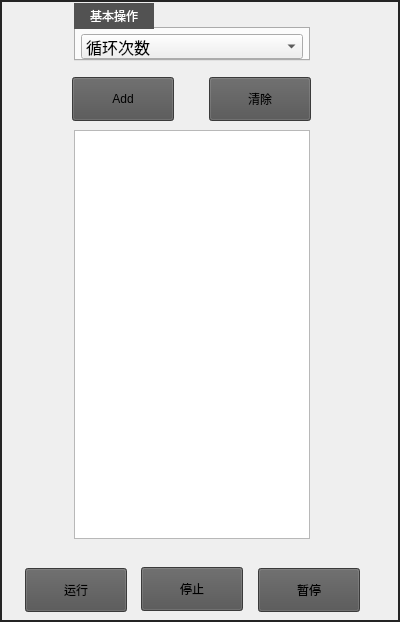
     <widget class="QGroupBox" name="groupBox_7">
      <property name="geometry">
       <rect>
        <x>1</x>
        <y>3</y>
        <width>400</width>
        <height>622</height>
       </rect>
      </property>
      <property name="styleSheet">
       <string notr="true">QGroupBox {
  border: 1.5px solid rgb(36, 36, 36);
}

</string>
      </property>
      <property name="title">
       <string/>
      </property>
      <widget class="QTabWidget" name="tabWidget_2">
       <property name="geometry">
        <rect>
         <x>74</x>
         <y>3</y>
         <width>236</width>
         <height>58</height>
        </rect>
       </property>
       <property name="styleSheet">
        <string notr="true">QTabBar::tab {
min-width:80px;
min-height:20px;
}	
QTabBar::tab {
        color:rgb(220, 220, 220);
        background: rgb(100, 100, 100);
}

QTabBar::tab:hover {
        background: rgb(82, 82, 82);
}

QTabBar::tab:selected {
        color: white;
        background: rgb(82, 82, 82);
}</string>
       </property>
       <property name="currentIndex">
        <number>0</number>
       </property>
       <widget class="QWidget" name="tab_3">
        <attribute name="title">
         <string>基本操作</string>
        </attribute>
        <widget class="QComboBox" name="comboBox">
         <property name="geometry">
          <rect>
           <x>5</x>
           <y>5</y>
           <width>222</width>
           <height>25</height>
          </rect>
         </property>
         <property name="font">
          <font>
           <family>隶书</family>
           <pointsize>12</pointsize>
          </font>
         </property>
         <property name="layoutDirection">
          <enum>Qt::LeftToRight</enum>
         </property>
         <property name="iconSize">
          <size>
           <width>20</width>
           <height>20</height>
          </size>
         </property>
         <item>
          <property name="text">
           <string>循环次数</string>
          </property>
         </item>
         <item>
          <property name="text">
           <string>移动</string>
          </property>
         </item>
         <item>
          <property name="text">
           <string>旋转</string>
          </property>
         </item>
         <item>
          <property name="text">
           <string>顶升</string>
          </property>
         </item>
         <item>
          <property name="text">
           <string>下降</string>
          </property>
         </item>
         <item>
          <property name="text">
           <string>充电</string>
          </property>
         </item>
         <item>
          <property name="text">
           <string>退出充电</string>
          </property>
         </item>
         <item>
          <property name="text">
           <string>设置托盘高度</string>
          </property>
         </item>
         <item>
          <property name="text">
           <string>顶升前确认</string>
          </property>
         </item>
         <item>
          <property name="text">
           <string>顶升后确认</string>
          </property>
         </item>
         <item>
          <property name="text">
           <string>托盘碰限位</string>
          </property>
         </item>
         <item>
          <property name="text">
           <string>托盘归零</string>
          </property>
         </item>
         <item>
          <property name="text">
           <string>陀螺仪归零</string>
          </property>
         </item>
         <item>
          <property name="text">
           <string>重启642</string>
          </property>
         </item>
         <item>
          <property name="text">
           <string>一键启动</string>
          </property>
         </item>
         <item>
          <property name="text">
           <string>查询电量</string>
          </property>
         </item>
         <item>
          <property name="text">
           <string>重置</string>
          </property>
         </item>
         <item>
          <property name="text">
           <string>微移动</string>
          </property>
         </item>
         <item>
          <property name="text">
           <string>微转向</string>
          </property>
         </item>
         <item>
          <property name="text">
           <string>DeBug</string>
          </property>
         </item>
         <item>
          <property name="text">
           <string>货架换向</string>
          </property>
         </item>
         <item>
          <property name="text">
           <string>获得下位机里程</string>
          </property>
         </item>
         <item>
          <property name="text">
           <string>获得下位机版本号</string>
          </property>
         </item>
        </widget>
       </widget>
      </widget>
      <widget class="QPushButton" name="pushButton_Suspend">
       <property name="geometry">
        <rect>
         <x>258</x>
         <y>568</y>
         <width>102</width>
         <height>44</height>
        </rect>
       </property>
       <property name="minimumSize">
        <size>
         <width>102</width>
         <height>44</height>
        </size>
       </property>
       <property name="maximumSize">
        <size>
         <width>102</width>
         <height>44</height>
        </size>
       </property>
       <property name="styleSheet">
        <string notr="true">QPushButton:enabled {
        background: rgb(82, 82, 82);
}
QPushButton:enabled:hover{
        background: rgb(100, 100, 100);
}
QPushButton:enabled:pressed{
        background: rgb(56, 56, 56);
}</string>
       </property>
       <property name="text">
        <string>暂停</string>
       </property>
      </widget>
      <widget class="QPushButton" name="pushButton_Run">
       <property name="geometry">
        <rect>
         <x>25</x>
         <y>568</y>
         <width>102</width>
         <height>44</height>
        </rect>
       </property>
       <property name="minimumSize">
        <size>
         <width>102</width>
         <height>44</height>
        </size>
       </property>
       <property name="maximumSize">
        <size>
         <width>102</width>
         <height>44</height>
        </size>
       </property>
       <property name="styleSheet">
        <string notr="true">
QPushButton:enabled {
        background: rgb(82, 82, 82);
}
QPushButton:enabled:hover{
        background: rgb(100, 100, 100);
}
QPushButton:enabled:pressed{
        background: rgb(56, 56, 56);
}
</string>
       </property>
       <property name="text">
        <string>运行</string>
       </property>
      </widget>
      <widget class="QPushButton" name="pushButton_Stop">
       <property name="geometry">
        <rect>
         <x>141</x>
         <y>567</y>
         <width>102</width>
         <height>44</height>
        </rect>
       </property>
       <property name="minimumSize">
        <size>
         <width>102</width>
         <height>44</height>
        </size>
       </property>
       <property name="maximumSize">
        <size>
         <width>102</width>
         <height>44</height>
        </size>
       </property>
       <property name="styleSheet">
        <string notr="true">QPushButton:enabled {
        background: rgb(82, 82, 82);
}
QPushButton:enabled:hover{
        background: rgb(100, 100, 100);
}
QPushButton:enabled:pressed{
        background: rgb(56, 56, 56);
}</string>
       </property>
       <property name="text">
        <string>停止</string>
       </property>
      </widget>
      <widget class="QTextEdit" name="textEdit">
       <property name="geometry">
        <rect>
         <x>74</x>
         <y>130</y>
         <width>236</width>
         <height>409</height>
        </rect>
       </property>
      </widget>
      <widget class="QPushButton" name="pushButton_Add_Cmd">
       <property name="geometry">
        <rect>
         <x>72</x>
         <y>77</y>
         <width>102</width>
         <height>44</height>
        </rect>
       </property>
       <property name="minimumSize">
        <size>
         <width>102</width>
         <height>44</height>
        </size>
       </property>
       <property name="maximumSize">
        <size>
         <width>102</width>
         <height>44</height>
        </size>
       </property>
       <property name="styleSheet">
        <string notr="true">QPushButton:enabled {
        background: rgb(82, 82, 82);
}
QPushButton:enabled:hover{
        background: rgb(100, 100, 100);
}
QPushButton:enabled:pressed{
        background: rgb(56, 56, 56);
}
</string>
       </property>
       <property name="text">
        <string>Add</string>
       </property>
      </widget>
      <widget class="QPushButton" name="pushButton_Clear">
       <property name="geometry">
        <rect>
         <x>209</x>
         <y>77</y>
         <width>102</width>
         <height>44</height>
        </rect>
       </property>
       <property name="minimumSize">
        <size>
         <width>102</width>
         <height>44</height>
        </size>
       </property>
       <property name="maximumSize">
        <size>
         <width>102</width>
         <height>44</height>
        </size>
       </property>
       <property name="styleSheet">
        <string notr="true">QPushButton:enabled {
        background: rgb(82, 82, 82);
}
QPushButton:enabled:hover{
        background: rgb(100, 100, 100);
}
QPushButton:enabled:pressed{
        background: rgb(56, 56, 56);
}
</string>
       </property>
       <property name="text">
        <string>清除</string>
       </property>
      </widget>
     </widget>
